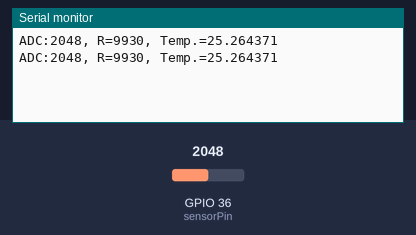
Simulated run of this sketch. Board: ESP32. Parts: the last lines printed to the serial monitor. The inputs (shaded band) are chosen by the test bench; at power-on: GPIO 36 (sensorPin) = 2048.

Above: at 1.8 s.
1.9 s: GPIO 36 (sensorPin) set to 1041
At 2.8 s:
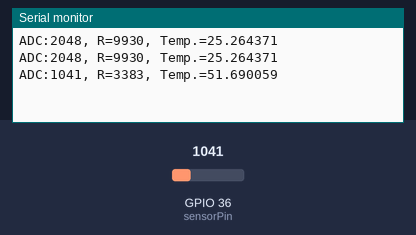
3.4 s: GPIO 36 (sensorPin) set to 972
At 4.8 s:
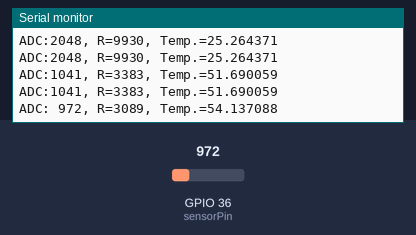
6.5 s: GPIO 36 (sensorPin) set to 108
At 7.8 s:
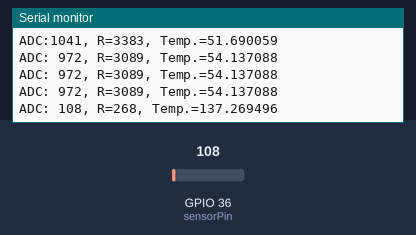
8.0 s: GPIO 36 (sensorPin) set to 93
At 8.8 s:
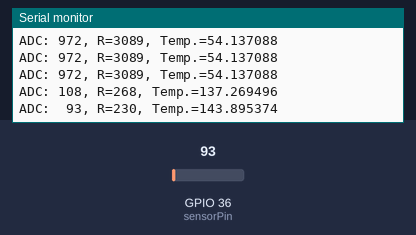

The sketch:

thermistor.ino.ino
```cpp
int sensorPin = A0;
  int sensorValue = 0;


  double T, Temp;
  double Q = 301.15;  // 273.15 + 28 (room temperature) 室溫換成絕對溫度
  double lnR;
  int16_t R;          // Thermistor resistence
  int16_t R0 = 8805;  // calibrated by reading R at room temperature (=28 degree Celsius )
  int16_t B  = 3950;
  int16_t Pullup = 9930; // 10K ohm


void setup() {
  // put your setup code here, to run once:

  Serial.begin(115200);
}

void loop()
{
  sensorValue = analogRead(sensorPin);
  // R / (Pullup + R)   = adc / 4096
  R = (Pullup * sensorValue) / (4096 -sensorValue);
  // B = (log(R) -log(R0)) / (1/T -1/T0)
  T = 1 / (1/Q + (log(R)-log(R0)) / B );
  Temp = T -273.15;
  //Serial.println(Temp);
  Serial.printf("ADC:%4d, R=%d, Temp.=%f\n", sensorValue, R, Temp);
  delay(1000);
}
```

Measured:
- the behaviour switches between 1000 and 999 on GPIO 36 (sensorPin) (found by bisection; images 1 and 2)
- the behaviour switches between 100 and 99 on GPIO 36 (sensorPin) (found by bisection; images 3 and 4)
- after the input at 1.9 s, the serial monitor: prints a new line after 0.10 s (image 1)
- after the input at 3.4 s, the serial monitor: prints a new line after 0.60 s (image 2)
- after the input at 6.5 s, the serial monitor: prints a new line after 0.50 s (image 3)
- after the input at 8.0 s, the serial monitor: prints a new line at once (image 4)
